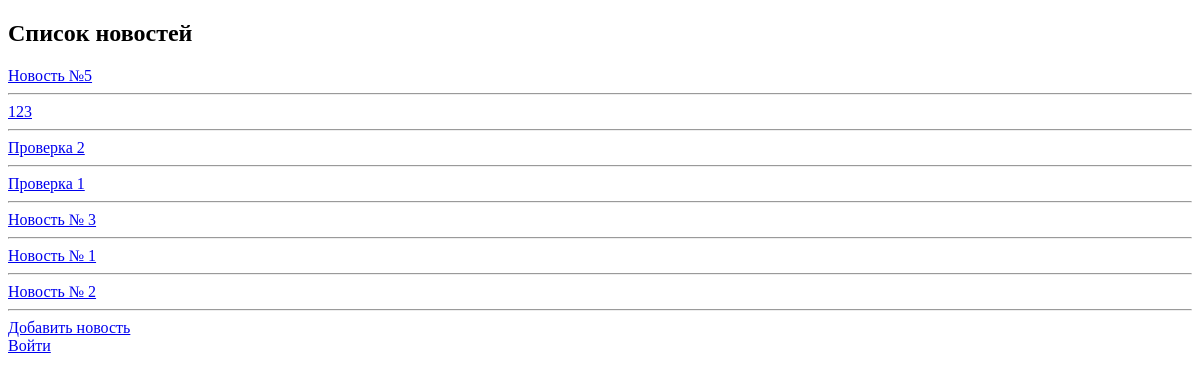
Before: / with the older database file.
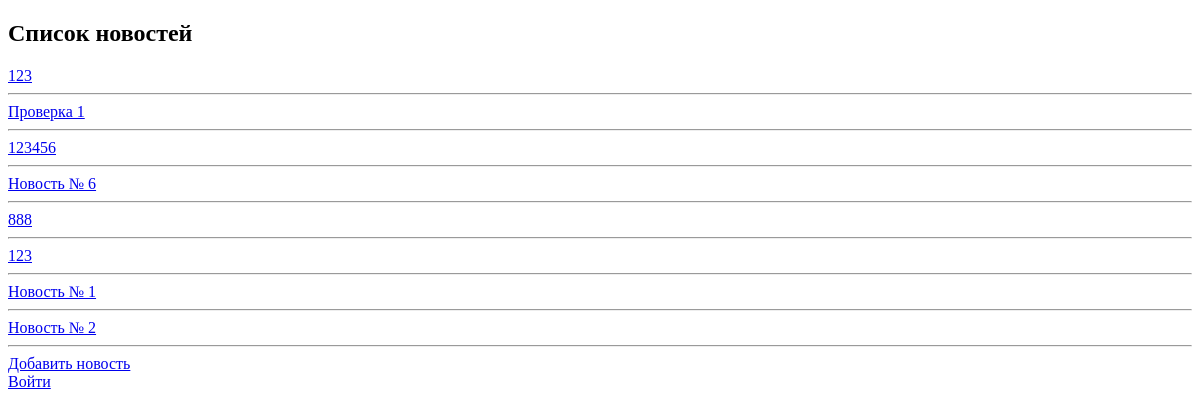
After: the same page with the newer database file.
### tables this page shows
CREATE TABLE `articles` (
  `id_article` int(10) UNSIGNED NOT NULL,
  `title` varchar(150) NOT NULL,
  `content` text NOT NULL,
  `date_add` timestamp NOT NULL DEFAULT CURRENT_TIMESTAMP,
  `date_edit` timestamp NULL DEFAULT CURRENT_TIMESTAMP ON UPDATE CURRENT_TIMESTAMP
);

### index.php (called while the page is built, shortened)
<?php
    include_once ('m/auth.php');
    include_once ('m/pdo.php');
    include_once ('m/articles.php');
    $auth = is_auth();
    $db = connect_db();
    $articles = articles_all($db);
    include_once ('v/v_index.php');

### m/articles.php (called while the page is built, shortened)
<?php
function articles_all($db)
{
    $sql = "SELECT id_article, title, content FROM articles ORDER BY date_edit DESC";
    $query = $db->prepare($sql);
    $res = $query->execute();
    if (!$res){
        db_error_log($query);
        return false;
    }
    else{
        $articles = $query->fetchAll();
        return $articles;
    }
}

### m/auth.php (called while the page is built, shortened)
<?php
function is_auth()
{
    if (!isset($_SESSION['auth'])){
        if ($_COOKIE['login'] == 'admin' || $_COOKIE['password'] == md5('qwerty')){
                $_SESSION['auth'] = true;
            }
        else {
            return false;
            }
        }
    return true;
}

### v/v_index.php (the view, shortened to what this page needs)
<!doctype html>
<html>
<head>
</head>
<body>
    <h2>Список новостей</h2>
    <?foreach($articles as $article):?>
        <a href="article.php?id=<?=$article['id_article']?>"><?=$article['title']?></a><hr>
    <?endforeach?>
    <a href = "add.php">Добавить новость</a><br>
    <a href="login.php"><? echo ($auth ? 'Выйти':'Войти');?></a>
</body>
</html>

Changed rows visible on the page:
removed articles: title "Новость №5"
removed articles: title "Проверка 2"
added articles: title "123"
added articles: title "123456"
changed articles: title "Новость № 3" → "Новость № 6"
added articles: title "888"
shown differently, row unchanged: articles (number 6 of 8 on the later page): moves down the list
